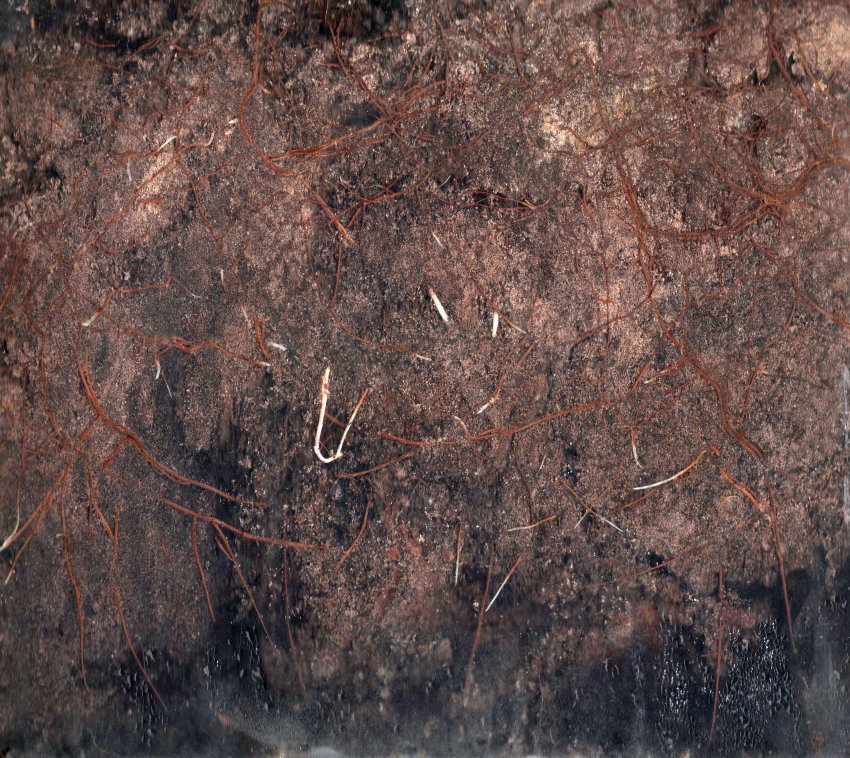
#> input picture DL_root_segmentation/data/prediction_data/VS2_T001_L001_2019.08.12_091944_151_DYY.jpg, 2550 x 2273 px (shown at 1/3 size); its folder holds only this picture in this run
$ python -i fileWITHfunctions.py   (imports and definitions only)
#> lines starting #> are read from the running program, lines starting #| are printed output that depends on the picture; after the words box and inside, x2 and y2 are one past the last pixel; in counts of white or black regions, pixels touching at a corner belong together
# -*- coding: utf-8 -*-

import cv2
import math
import re

from datetime import datetime, timedelta
import glob
import numpy as np
import pandas as pd
import logging


""" COMMON FUNCTIONS FOR BOTH SCENARIOS """

# read image after segmentation step and create binary image
def process_ML_image(filename):
    # Read image as unchanged 1-channel gray image
    im_gray = cv2.imread(filename, cv2.IMREAD_GRAYSCALE)
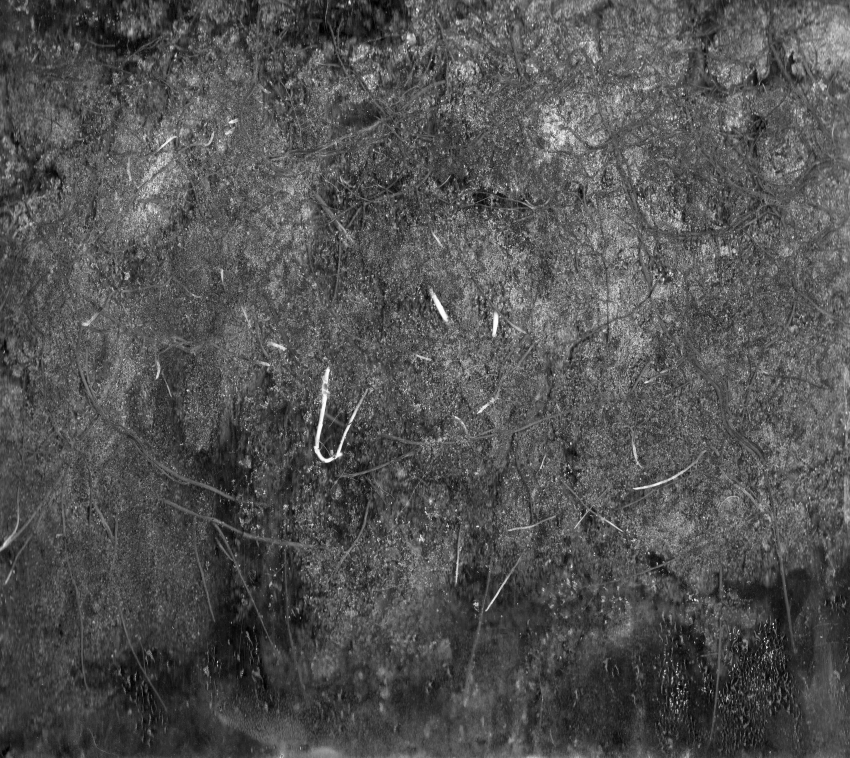
#> im_gray: shape (2273, 2550) (shown at 1/3 size); min 0, max 255, mean 82.3

    # Convert the imager to binary
    ret, im_binary = cv2.threshold(im_gray, 100, 255, cv2.THRESH_BINARY)
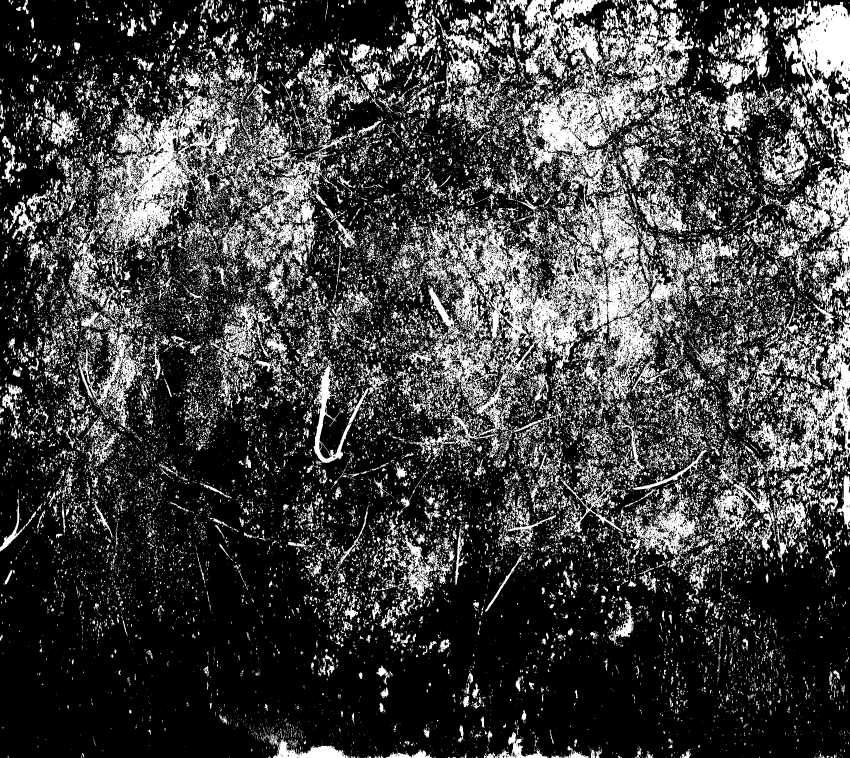
#> im_binary: shape (2273, 2550) (shown at 1/3 size); 25.8% white; 39236 white regions (33225 under 20 px), largest, box (x1, y1, x2, y2) and area: (1225, 0, 2082, 1408) 264462, (290, 201, 722, 752) 76622, (2348, 2, 2550, 507) 41624

    # Make areas fatter by 1 pixel (join roots where is holes in edges)
    im_binary = cv2.dilate(im_binary, None, iterations=1)
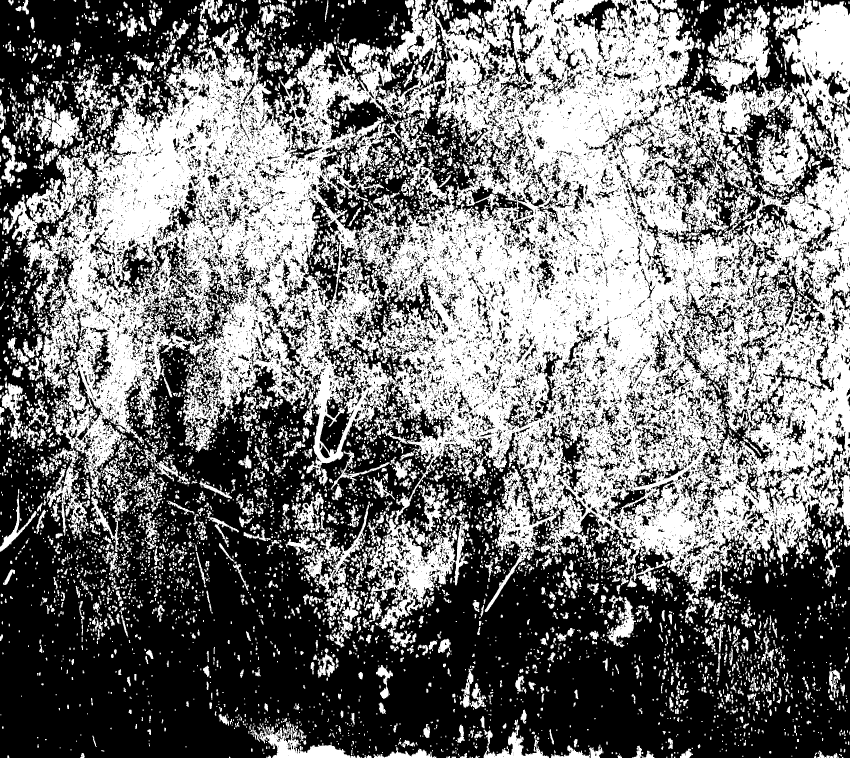
#> im_binary: shape (2273, 2550) (shown at 1/3 size); 46.5% white; 8162 white regions (3812 under 20 px), largest, box (x1, y1, x2, y2) and area: (9, 0, 2550, 1836) 2035061, (1101, 1542, 1372, 1887) 33701, (2258, 384, 2425, 589) 17642
    im_gray = cv2.dilate(im_gray, None, iterations=1)
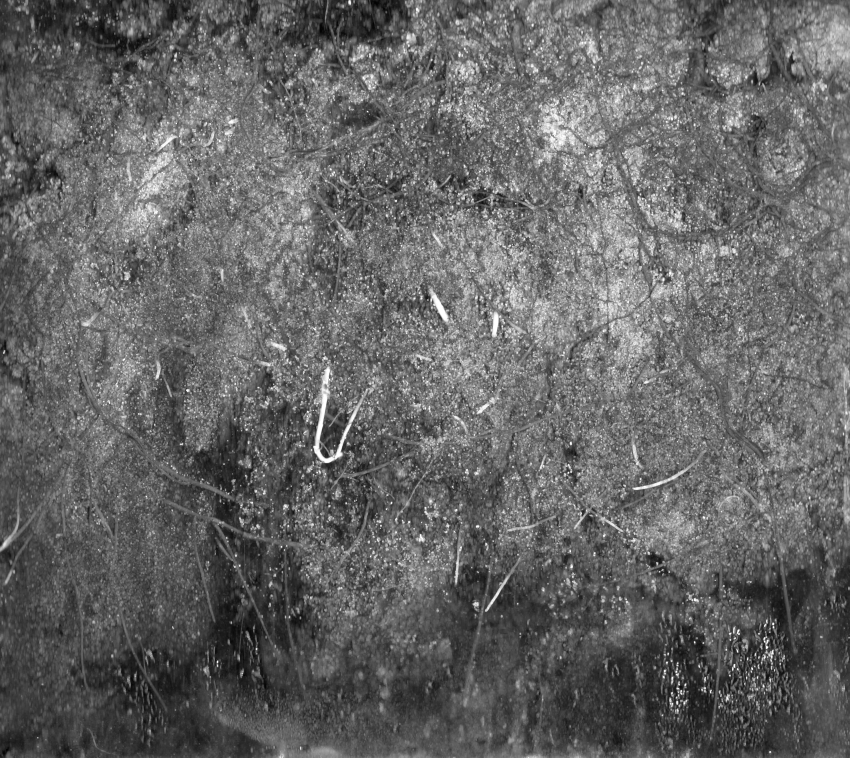
#> im_gray: shape (2273, 2550) (shown at 1/3 size); min 1, max 255, mean 101.3

    return im_binary, im_gray

# Contours is a curve joining all the continuous points along the boundary, having same color or intensity.
# Function find_contours search contours, order them and return the dictionary rootID:{file name, center coordinates, radius, diameter}
# [104 lines left out: functions find_contours, grab_contours, sort_contours, processImage, draw_circles_around, add_Text, not called in this run]

""" END OF COMMON FUNCTIONS """

""" SCENARIO # 2 """

""" DATE and FILE FUNCTIONS """

# Check files, dates and return period of time
# [38 lines left out: functions check_date, check_file, extract_date, not called in this run]

""" END IF DATE AND FILE FUNCTIONS """

""" COMMON FUNCTIONS FOR ALL OPTIONS """


# [34 lines left out: functions check_colors, create_root_tip_DF, not called in this run]

# get dataframe coordinates and radius (IMAGE #1)
def extract_data_DF(df):
    return (df[1], df[2])


# Compare two dataframe and fill result_DF dataframe where are only root tips from combined image that exist in image #1
# [40 lines left out: functions compareTips, check_Radius, check_distance, convert_to_float, not called in this run]

""" OPTION 1: IMAGE ANALYSIS OF FOLLOWING TWO DAYS """

# Two image analysis
# [51 lines left out: functions main_analysis, color_image, to_csv, not called in this run]

""" OPTION 2: IMAGE ANALYSIS FOR SOME PERIOD OF TIME """

# If time period is bigger than 1, collect image filename to list
# [87 lines left out: functions create_file_list, create_days, match_days, color_image_v2, aux_analysis_1, not called in this run]

# get dataframe coordinates and radius from dataframe of combined image
def extract_data_temp_DF(df):
    return (df[5], df[6])

# If amount of images to be analized is bigger than 2
# After first two image, only one image have to binarized
# [53 lines left out: functions aux_analysis_2, combine_DF, not called in this run]

>>> result = process_ML_image('../../../DL_root_segmentation/data/prediction_data/VS2_T001_L001_2019.08.12_091944_151_DYY.jpg')
